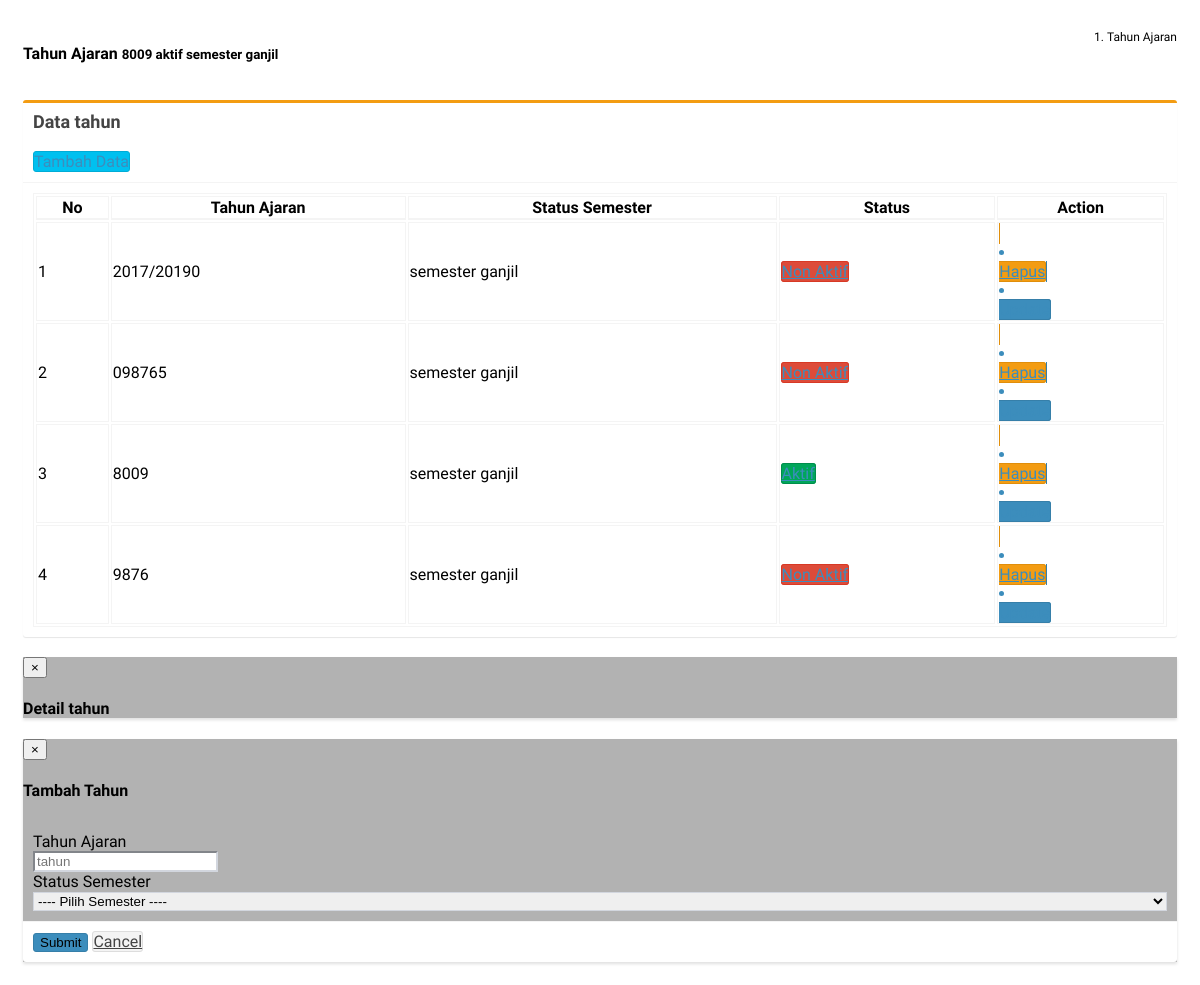
Screenshot of /pages/tahun.php with the database file from the repository.
### tables this page shows
CREATE TABLE `tahun` (
  `id_tahun` int(11) NOT NULL,
  `tahun` varchar(50) NOT NULL,
  `status` enum('aktif','non-aktif') NOT NULL,
  `status_smt` enum('semester ganjil','semester genap') NOT NULL,
  PRIMARY KEY (`id_tahun`)
);

### pages/tahun.php (the view, shortened to what this page needs)
<!DOCTYPE html>
<html>
<head>
  <link rel="stylesheet" type="text/css" href="../sweetalert/sweetalert.css">
  <link rel="stylesheet" type="text/css" href="../plugins/select2/select2.min.css">
  <link rel="stylesheet" type="text/css" href="../dist/css/AdminLTE.min.css">
</head>
<body>
  <section class="content-header">
    <h4>
      Tahun Ajaran
      <small>
        <?php
        $sql = mysqli_query($con, "SELECT * from tahun where status = 'aktif' limit 1");
        while ($row = mysqli_fetch_array($sql)) {
        ?>
          <?php echo $row['tahun']; ?> <?php echo $row['status']; ?> <?php echo $row['status_smt']; ?>
        <?php } ?>
      </small>
    </h4>
    <ol class="breadcrumb">
      <li class="active">Tahun Ajaran</li>
    </ol>
  </section>
  <section class="content">
    <div class="box box-warning" id="box-tampil">
      <div class="box-header with-border">
        <h3 class="box-title">Data tahun</h3>
        <br> <br>
        <a class="btn btn-info" style="float:left;" data-toggle="modal" data-target="#insert"><span class="glyphicon glyphicon-plus"></span>Tambah Data</a>
      </div>
      <div class="box-body">
        <table id="example1" class="table table-bordered table-striped" style="width:100%;">
          <thead>
            <tr>
              <th>No</th>
              <th>Tahun Ajaran</th>
              <TH>Status Semester</TH>
              <th>Status</th>
              <th>
                <center>Action</center>
              </th>
            </tr>
          </thead>
          <tbody>
            <?php
            $no = 1;
            $query = mysqli_query($con, "SELECT * from tahun") or die(mysqli_error());
            while ($rows = mysqli_fetch_array($query)) { ?>
              <tr>
                <td><?php echo $no; ?></td>
                <td><?php echo $rows['tahun']; ?></td>
                <td><?php echo $rows['status_smt']; ?></td>
                <td>
                  <?php
                  $a = $rows['status'];
                  $sql2 = mysqli_query($con, "SELECT count(status) as jumlah  from tahun where status = 'aktif'");
                  $data = mysqli_fetch_array($sql2);
                  if ($data['jumlah'] == 1) {
                    if ($a == 'aktif') {
                  ?>
                      <a class="btn btn-success btn-sm" href="#">Aktif</a>
                    <?php
                    } elseif ($a == 'non-aktif') {
                    ?>
                      <a onclick="return confirm('Apakah anda yakin ingin Menon-aktifkan tahun ajaran ini ?')" class="btn btn-danger btn-sm" href="../php/edit-status-tahun.php?ni=<?php echo $rows['id_tahun']; ?>">Non Aktif</a>
                    <?php
                    }
                  }
                  ?>
                </td>
                <td>
                  <a href='../php/hapus-tahun.php?ni=<?php echo $rows['id_tahun']; ?>' class="btn btn-warning btn-sm delete-link"><li class="glyphicon glyphicon-trash"></li> Hapus</a>
                  <?php echo "<a href='#edit' class='btn btn-primary btn-sm' id='custId' data-toggle='modal' data-id=" . $rows['id_tahun'] . "><li class='fa fa-edit'></li>Update</a>"; ?></td>
              </tr>
            <?php
              $no++;
            } ?>
          </tbody>
        </table>
      </div>
    </div>
    <div class="modal fade" id="edit" role="dialog">
      <div class="modal-dialog" role="document">
        <div class="modal-content">
          <div class="modal-header box-info">
            <button type="button" class="close" data-dismiss="modal">&times;</button>
            <h4 class="modal-title">Detail tahun</h4>
          </div>
        </div>
      </div>
    </div>
    <div class="modal fade" id="insert" role="dialog">
      <div class="modal-dialog">
        <div class="modal-content">
          <div class="modal-header">
            <button type="button" class="close" data-dismiss="modal">&times;</button>
            <h4 class="modal-title">Tambah Tahun</h4>
          </div>
          <div class="modal-body">
            <form class="form-horizontal" action="../php/tambah-tahun.php" method="post">
              <div class="box-body">
                <div class="form-group">
                  <label for="tahun" class="col-sm-3 control-label">Tahun Ajaran</label>
                  <div class="col-sm-9">
                    <input type="text" class="form-control" id="tahun" placeholder="tahun" name="tahun">
                  </div>
                </div>
                <div class="form-group">
                  <label for="semester" class="col-sm-3 control-label">Status Semester</label>
                  <div class="col-sm-9">
                    <select name="semester" class="select2 form-control" style="width:100%;">
                      <option>---- Pilih Semester ----</option>
                    </select>
                  </div>
                </div>
              </div>
              <div class="box-footer">
                <input type="submit" name="submit" class="btn btn-primary"></a>
                <a href="?page=tahun" class="btn btn-default">Cancel</a>
              </div>
            </form>
          </div>
        </div>
      </div>
    </div>
  </section>
</body>
</html>

### rows the page displays
tahun: tahun "8009", status "aktif", status_smt "semester ganjil", shows "Aktif"
tahun: tahun "2017/20190", status_smt "semester ganjil"
tahun: tahun "098765", status_smt "semester ganjil"
tahun: tahun "9876", status_smt "semester ganjil"
